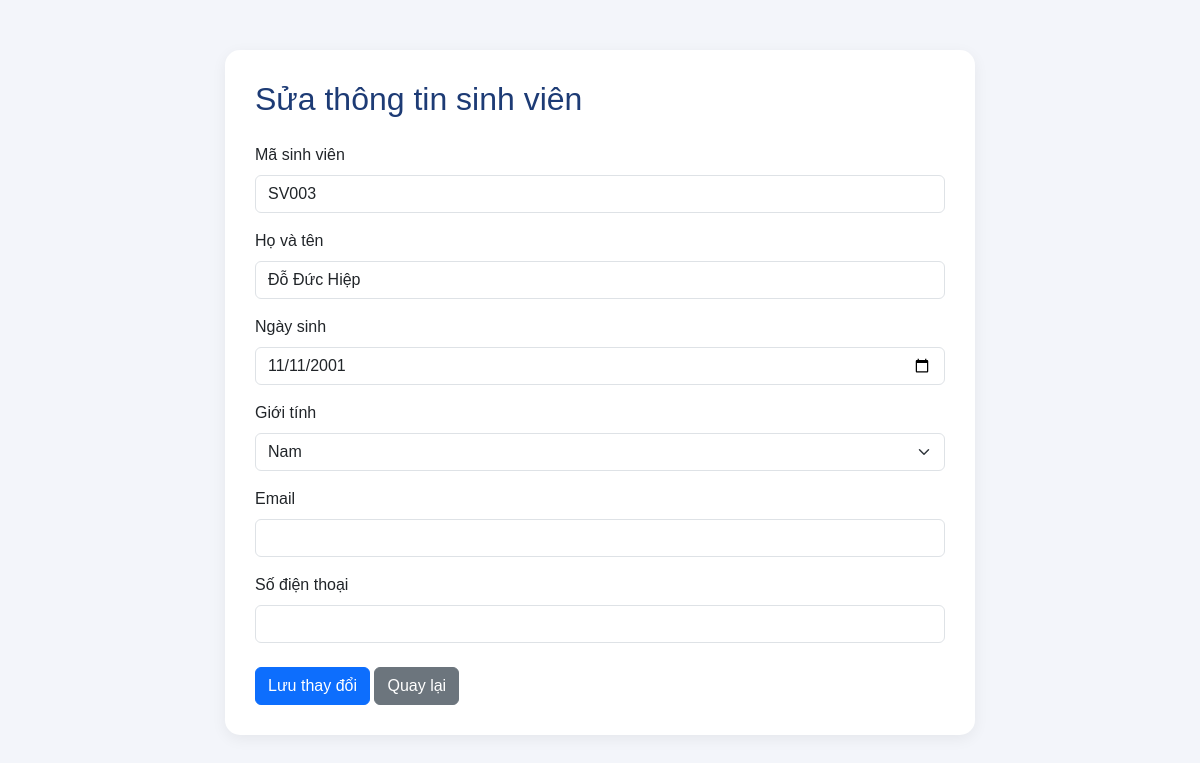
/sua-sinh-vien/4, run on the app's committed database.
### tables this page shows
CREATE TABLE sinh_vien (
            id INTEGER PRIMARY KEY AUTOINCREMENT,
            ma_sv TEXT UNIQUE NOT NULL,
            ho_ten TEXT NOT NULL,
            ngay_sinh TEXT,
            gioi_tinh TEXT,
            email TEXT,
            so_dien_thoai TEXT
        );

### app.py (the view)
@app.route("/sua-sinh-vien/<int:id>")
def form_sua_sinh_vien(id):
    conn = get_db_connection()
    sinh_vien = conn.execute(
        "SELECT * FROM sinh_vien WHERE id = ?",
        (id,)
    ).fetchone()
    conn.close()
    if sinh_vien is None:
        return "Không tìm thấy sinh viên!", 404
    return render_template(
        "sua_sinh_vien.html",
        sv=sinh_vien
    )

### app.py (called while the page is built)
def get_db_connection():
    conn = sqlite3.connect("database/quanly.db")
    conn.row_factory = sqlite3.Row
    return conn

### templates/sua_sinh_vien.html (shortened to what this page needs)
<!DOCTYPE html>
<html lang="vi">
<head>
    <link href="https://cdn.jsdelivr.net/npm/bootstrap@5.3.3/dist/css/bootstrap.min.css"
          rel="stylesheet">
</head>
<body>
<div class="container">
    <div class="form-card">
        <h2>Sửa thông tin sinh viên</h2>
        <form action="{{ url_for('sua_sinh_vien', id=sv.id) }}"
              method="POST">
            <div class="mb-3">
                <label class="form-label">Mã sinh viên</label>
                <input type="text" name="ma_sv"
                       class="form-control"
                       value="{{ sv.ma_sv }}" required>
            </div>
            <div class="mb-3">
                <label class="form-label">Họ và tên</label>
                <input type="text" name="ho_ten"
                       class="form-control"
                       value="{{ sv.ho_ten }}" required>
            </div>
            <div class="mb-3">
                <label class="form-label">Ngày sinh</label>
                <input type="date" name="ngay_sinh"
                       class="form-control"
                       value="{{ sv.ngay_sinh or '' }}">
            </div>
            <div class="mb-3">
                <label class="form-label">Giới tính</label>
                <select name="gioi_tinh" class="form-select">
                    <option value="Nam"
                        {% if sv.gioi_tinh == 'Nam' %}selected{% endif %}>
                        Nam
                    </option>
                </select>
            </div>
            <div class="mb-3">
                <label class="form-label">Email</label>
                <input type="email" name="email"
                       class="form-control"
                       value="{{ sv.email or '' }}">
            </div>
            <div class="mb-4">
                <label class="form-label">Số điện thoại</label>
                <input type="text" name="so_dien_thoai"
                       class="form-control"
                       value="{{ sv.so_dien_thoai or '' }}">
            </div>
            <button type="submit" class="btn btn-primary">
                Lưu thay đổi
            </button>
            <a href="{{ url_for('danh_sach_sinh_vien') }}"
               class="btn btn-secondary">
                Quay lại
            </a>
        </form>
    </div>
</div>
</body>
</html>

### templates/sua_sinh_vien.html (style rules this page uses)
body { background: #f3f5fa; font-family: Arial, sans-serif; }
.form-card { max-width: 750px; margin: 50px auto; padding: 30px; background: white; border-radius: 15px; box-shadow: 0 4px 15px rgba(0,0,0,0.06); }
h2 { color: #1d3b75; margin-bottom: 25px; }

### data on the page
sinh_vien: ma_sv "SV003", ho_ten "Đỗ Đức Hiệp", ngay_sinh "11/11/2001", gioi_tinh "Nam"
